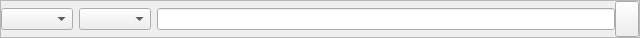
<?xml version="1.0" encoding="UTF-8"?>
<ui version="4.0">
 <class>SmartPlaylistSearchTermWidget</class>
 <widget class="QWidget" name="SmartPlaylistSearchTermWidget">
  <property name="geometry">
   <rect>
    <x>0</x>
    <y>0</y>
    <width>640</width>
    <height>38</height>
   </rect>
  </property>
  <property name="sizePolicy">
   <sizepolicy hsizetype="Preferred" vsizetype="Fixed">
    <horstretch>0</horstretch>
    <verstretch>0</verstretch>
   </sizepolicy>
  </property>
  <property name="windowTitle">
   <string>Form</string>
  </property>
  <layout class="QVBoxLayout" name="verticalLayout">
   <property name="spacing">
    <number>0</number>
   </property>
   <property name="leftMargin">
    <number>0</number>
   </property>
   <property name="topMargin">
    <number>0</number>
   </property>
   <property name="rightMargin">
    <number>0</number>
   </property>
   <property name="bottomMargin">
    <number>0</number>
   </property>
   <item>
    <widget class="QFrame" name="frame">
     <property name="frameShape">
      <enum>QFrame::StyledPanel</enum>
     </property>
     <property name="frameShadow">
      <enum>QFrame::Raised</enum>
     </property>
     <layout class="QHBoxLayout" name="layout_frame">
      <property name="spacing">
       <number>0</number>
      </property>
      <property name="leftMargin">
       <number>0</number>
      </property>
      <property name="topMargin">
       <number>0</number>
      </property>
      <property name="rightMargin">
       <number>0</number>
      </property>
      <property name="bottomMargin">
       <number>0</number>
      </property>
      <item>
       <widget class="QFrame" name="container">
        <layout class="QHBoxLayout" name="layout_container">
         <property name="spacing">
          <number>6</number>
         </property>
         <property name="leftMargin">
          <number>0</number>
         </property>
         <property name="topMargin">
          <number>0</number>
         </property>
         <property name="rightMargin">
          <number>0</number>
         </property>
         <property name="bottomMargin">
          <number>0</number>
         </property>
         <item>
          <widget class="QComboBox" name="field"/>
         </item>
         <item>
          <widget class="QComboBox" name="op"/>
         </item>
         <item>
          <widget class="QStackedWidget" name="value_stack">
           <widget class="QWidget" name="page_text">
            <layout class="QVBoxLayout" name="layout_page_text">
             <property name="spacing">
              <number>0</number>
             </property>
             <property name="leftMargin">
              <number>0</number>
             </property>
             <property name="topMargin">
              <number>0</number>
             </property>
             <property name="rightMargin">
              <number>0</number>
             </property>
             <property name="bottomMargin">
              <number>0</number>
             </property>
             <item>
              <widget class="QLineEdit" name="value_text"/>
             </item>
            </layout>
           </widget>
           <widget class="QWidget" name="page_empty">
            <layout class="QVBoxLayout" name="layout_page_empty">
             <property name="spacing">
              <number>0</number>
             </property>
             <property name="leftMargin">
              <number>0</number>
             </property>
             <property name="topMargin">
              <number>0</number>
             </property>
             <property name="rightMargin">
              <number>0</number>
             </property>
             <property name="bottomMargin">
              <number>0</number>
             </property>
            </layout>
           </widget>
           <widget class="QWidget" name="page_rating">
            <layout class="QVBoxLayout" name="layout_page_rating">
             <property name="spacing">
              <number>0</number>
             </property>
             <property name="leftMargin">
              <number>0</number>
             </property>
             <property name="topMargin">
              <number>0</number>
             </property>
             <property name="rightMargin">
              <number>0</number>
             </property>
             <property name="bottomMargin">
              <number>0</number>
             </property>
             <item>
              <widget class="RatingWidget" name="value_rating" native="true"/>
             </item>
            </layout>
           </widget>
           <widget class="QWidget" name="page_time">
            <layout class="QVBoxLayout" name="layout_page_time">
             <property name="spacing">
              <number>0</number>
             </property>
             <property name="leftMargin">
              <number>0</number>
             </property>
             <property name="topMargin">
              <number>0</number>
             </property>
             <property name="rightMargin">
              <number>0</number>
             </property>
             <property name="bottomMargin">
              <number>0</number>
             </property>
             <item>
              <widget class="QTimeEdit" name="value_time">
               <property name="displayFormat">
                <string notr="true">mm:ss</string>
               </property>
              </widget>
             </item>
            </layout>
           </widget>
           <widget class="QWidget" name="page_number">
            <layout class="QVBoxLayout" name="layout_page_number">
             <property name="spacing">
              <number>0</number>
             </property>
             <property name="leftMargin">
              <number>0</number>
             </property>
             <property name="topMargin">
              <number>0</number>
             </property>
             <property name="rightMargin">
              <number>0</number>
             </property>
             <property name="bottomMargin">
              <number>0</number>
             </property>
             <item>
              <widget class="QSpinBox" name="value_number">
               <property name="maximum">
                <number>1000000</number>
               </property>
              </widget>
             </item>
            </layout>
           </widget>
           <widget class="QWidget" name="page_date">
            <layout class="QVBoxLayout" name="layout_page_date">
             <property name="spacing">
              <number>0</number>
             </property>
             <property name="leftMargin">
              <number>0</number>
             </property>
             <property name="topMargin">
              <number>0</number>
             </property>
             <property name="rightMargin">
              <number>0</number>
             </property>
             <property name="bottomMargin">
              <number>0</number>
             </property>
             <item>
              <widget class="QDateEdit" name="value_date">
               <property name="calendarPopup">
                <bool>true</bool>
               </property>
              </widget>
             </item>
            </layout>
           </widget>
           <widget class="QWidget" name="page_date_numeric">
            <layout class="QHBoxLayout" name="layout_page_numeric">
             <property name="topMargin">
              <number>0</number>
             </property>
             <property name="bottomMargin">
              <number>0</number>
             </property>
             <item>
              <widget class="QSpinBox" name="value_date_numeric">
               <property name="minimum">
                <number>1</number>
               </property>
               <property name="maximum">
                <number>999</number>
               </property>
              </widget>
             </item>
             <item>
              <widget class="QComboBox" name="date_type"/>
             </item>
            </layout>
           </widget>
           <widget class="QWidget" name="page_date_relative">
            <layout class="QHBoxLayout" name="layout_page_date_relative">
             <property name="topMargin">
              <number>0</number>
             </property>
             <property name="bottomMargin">
              <number>0</number>
             </property>
             <item>
              <widget class="QSpinBox" name="value_date_numeric1">
               <property name="minimum">
                <number>0</number>
               </property>
               <property name="maximum">
                <number>999</number>
               </property>
               <property name="value">
                <number>1</number>
               </property>
              </widget>
             </item>
             <item>
              <widget class="QLabel" name="label">
               <property name="sizePolicy">
                <sizepolicy hsizetype="Fixed" vsizetype="Preferred">
                 <horstretch>0</horstretch>
                 <verstretch>0</verstretch>
                </sizepolicy>
               </property>
               <property name="text">
                <string>and</string>
               </property>
               <property name="alignment">
                <set>Qt::AlignCenter</set>
               </property>
              </widget>
             </item>
             <item>
              <widget class="QSpinBox" name="value_date_numeric2">
               <property name="minimum">
                <number>1</number>
               </property>
               <property name="maximum">
                <number>999</number>
               </property>
               <property name="value">
                <number>2</number>
               </property>
              </widget>
             </item>
             <item>
              <widget class="QComboBox" name="date_type_relative"/>
             </item>
             <item>
              <widget class="QLabel" name="label_2">
               <property name="sizePolicy">
                <sizepolicy hsizetype="Fixed" vsizetype="Preferred">
                 <horstretch>0</horstretch>
                 <verstretch>0</verstretch>
                </sizepolicy>
               </property>
               <property name="text">
                <string>ago</string>
               </property>
              </widget>
             </item>
            </layout>
           </widget>
          </widget>
         </item>
        </layout>
       </widget>
      </item>
      <item>
       <widget class="QToolButton" name="remove">
        <property name="sizePolicy">
         <sizepolicy hsizetype="Minimum" vsizetype="Expanding">
          <horstretch>0</horstretch>
          <verstretch>0</verstretch>
         </sizepolicy>
        </property>
       </widget>
      </item>
     </layout>
    </widget>
   </item>
  </layout>
 </widget>
 <customwidgets>
  <customwidget>
   <class>RatingWidget</class>
   <extends>QWidget</extends>
   <header>widgets/ratingwidget.h</header>
   <container>1</container>
  </customwidget>
 </customwidgets>
 <resources/>
 <connections/>
</ui>
